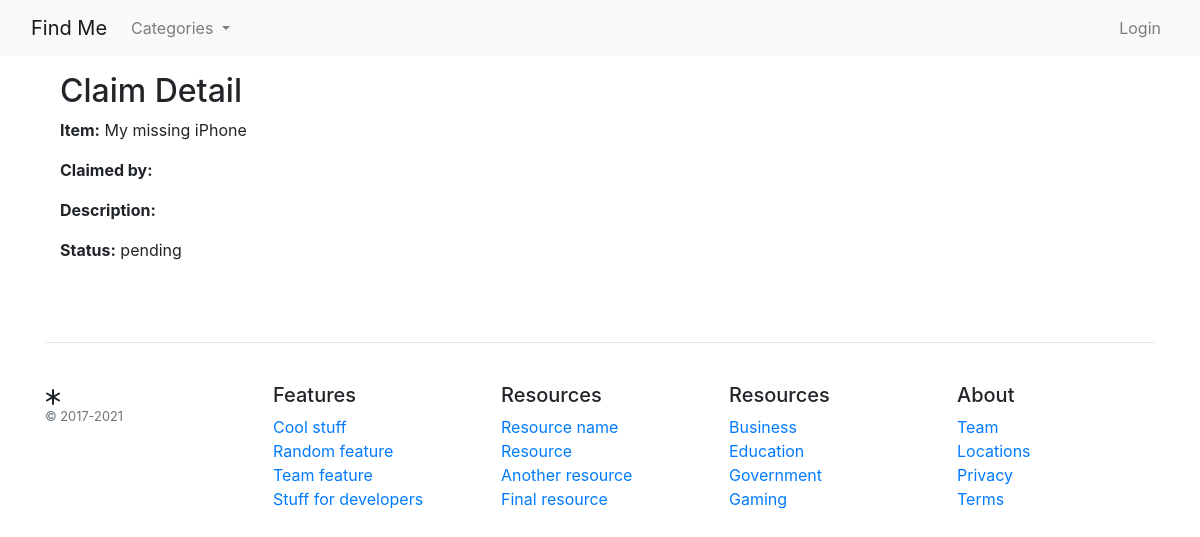
/items/claim/5/, run on an earlier commit of the app's database.
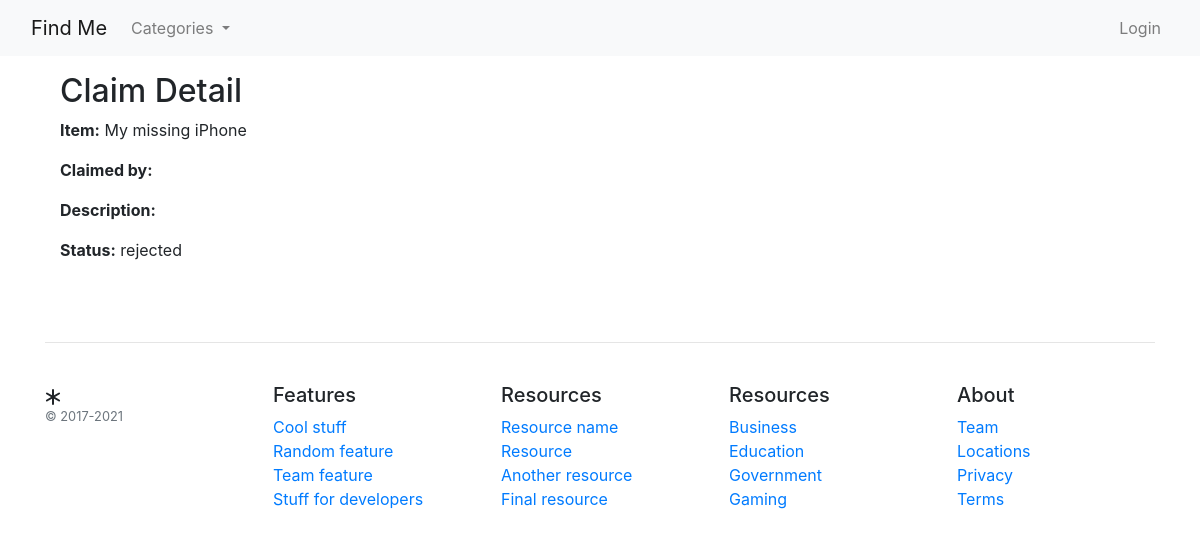
And on a later commit of the database.
### claims/models.py (models this page shows, shortened)
class Claim(models.Model):
    item = models.ForeignKey(Item, on_delete=models.CASCADE, related_name='claims')
    claimant = models.ForeignKey(settings.AUTH_USER_MODEL, on_delete=models.CASCADE)
    description = models.TextField()
    lost_location = models.CharField(max_length=255)
    last_seen = models.DateTimeField(default=datetime.datetime.now)
    created_at = models.DateTimeField(default=timezone.now)
    status = models.CharField(max_length=10, choices=(('pending', 'Pending'), ('approved', 'Approved'), ('rejected', 'Rejected')), default='pending')
    class Meta:
        unique_together = ('item', 'claimant')

### items/models.py (models this page shows, shortened)
class Item(models.Model):
    STATUS_CHOICES = (
        ('lost', 'Lost'),
        ('found', 'Found'),
    )
    title = models.CharField(max_length=200)
    description = models.TextField()
    category = models.ForeignKey(Category, on_delete=models.CASCADE, related_name='items')
    status = models.CharField(max_length=5, choices=STATUS_CHOICES, default='lost')
    owner = models.ForeignKey(settings.AUTH_USER_MODEL, on_delete=models.CASCADE, related_name='items')
    date_posted = models.DateTimeField(default=timezone.now)
    image = models.ImageField(upload_to='item_images/', blank=True)
    location = models.CharField(max_length=255, blank=True)

### items/views.py (the view)
# urls.py: path('claim/<int:claim_id>/', views.claim_detail_view, name='claim_detail'),
def claim_detail_view(request, claim_id):
    claim = get_object_or_404(Claim, pk=claim_id)
    return render(request, 'items/claim_detail.html', {'claim': claim})

### messaging/context_processors.py (called while the page is built)
def message_count(request):
    if request.user.is_authenticated:
        unread_count = Message.objects.filter(conversation__participants=request.user, is_read=False).exclude(sender=request.user).count()
        return {'messages_count': unread_count}
    return {'messages_count': 0}

### templates/items/claim_detail.html
{% extends '../base.html' %}
{% block content %}
<div class="container mt-3">
    <h2>Claim Detail</h2>
    <p><strong>Item:</strong> {{ claim.item.title }}</p>
    <p><strong>Claimed by:</strong> {{ claim.claimer.username }}</p>
    <p><strong>Description:</strong> {{ claim.claim_description }}</p>
    <p><strong>Status:</strong> {{ claim.status }}</p>
</div>
{% endblock %}

What changed in the data, as far as the page shows it:
changed Claim "My missing iPhone": status "pending" → "rejected"
